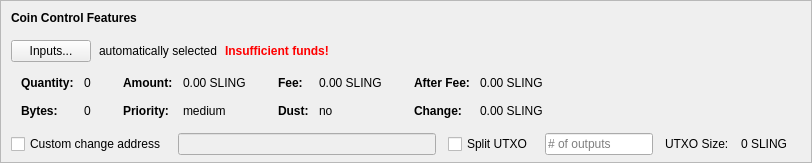
    <widget class="QFrame" name="frameCoinControl">
     <property name="sizePolicy">
      <sizepolicy hsizetype="Expanding" vsizetype="Expanding">
       <horstretch>0</horstretch>
       <verstretch>0</verstretch>
      </sizepolicy>
     </property>
     <property name="maximumSize">
      <size>
       <width>16777215</width>
       <height>16777215</height>
      </size>
     </property>
     <property name="frameShape">
      <enum>QFrame::StyledPanel</enum>
     </property>
     <property name="frameShadow">
      <enum>QFrame::Sunken</enum>
     </property>
     <layout class="QVBoxLayout" name="verticalLayoutCoinControl2">
      <property name="spacing">
       <number>0</number>
      </property>
      <property name="leftMargin">
       <number>0</number>
      </property>
      <property name="topMargin">
       <number>0</number>
      </property>
      <property name="rightMargin">
       <number>0</number>
      </property>
      <property name="bottomMargin">
       <number>6</number>
      </property>
      <item>
       <layout class="QVBoxLayout" name="verticalLayoutCoinControl" stretch="0,0,0,0,1">
        <property name="spacing">
         <number>0</number>
        </property>
        <property name="leftMargin">
         <number>10</number>
        </property>
        <property name="topMargin">
         <number>10</number>
        </property>
        <item>
         <layout class="QHBoxLayout" name="horizontalLayoutCoinControl1">
          <property name="bottomMargin">
           <number>15</number>
          </property>
          <item>
           <widget class="QLabel" name="labelCoinControlFeatures">
            <property name="sizePolicy">
             <sizepolicy hsizetype="Preferred" vsizetype="Maximum">
              <horstretch>0</horstretch>
              <verstretch>0</verstretch>
             </sizepolicy>
            </property>
            <property name="font">
             <font>
              <weight>75</weight>
              <bold>true</bold>
             </font>
            </property>
            <property name="styleSheet">
             <string notr="true">font-weight:bold;</string>
            </property>
            <property name="text">
             <string>Coin Control Features</string>
            </property>
           </widget>
          </item>
         </layout>
        </item>
        <item>
         <layout class="QHBoxLayout" name="horizontalLayoutCoinControl2" stretch="0,0,0,0">
          <property name="spacing">
           <number>8</number>
          </property>
          <property name="bottomMargin">
           <number>10</number>
          </property>
          <item>
           <widget class="QPushButton" name="pushButtonCoinControl">
            <property name="styleSheet">
             <string notr="true"/>
            </property>
            <property name="text">
             <string>Inputs...</string>
            </property>
            <property name="autoDefault">
             <bool>false</bool>
            </property>
           </widget>
          </item>
          <item>
           <widget class="QLabel" name="labelCoinControlAutomaticallySelected">
            <property name="text">
             <string>automatically selected</string>
            </property>
            <property name="margin">
             <number>5</number>
            </property>
           </widget>
          </item>
          <item>
           <widget class="QLabel" name="labelCoinControlInsuffFunds">
            <property name="font">
             <font>
              <weight>75</weight>
              <bold>true</bold>
             </font>
            </property>
            <property name="styleSheet">
             <string notr="true">color:red;font-weight:bold;</string>
            </property>
            <property name="text">
             <string>Insufficient funds!</string>
            </property>
            <property name="margin">
             <number>5</number>
            </property>
           </widget>
          </item>
          <item>
           <spacer name="horizontalSpacerCoinControl">
            <property name="orientation">
             <enum>Qt::Horizontal</enum>
            </property>
            <property name="sizeHint" stdset="0">
             <size>
              <width>40</width>
              <height>1</height>
             </size>
            </property>
           </spacer>
          </item>
         </layout>
        </item>
        <item>
         <widget class="QWidget" name="widgetCoinControl" native="true">
          <property name="sizePolicy">
           <sizepolicy hsizetype="Preferred" vsizetype="Preferred">
            <horstretch>0</horstretch>
            <verstretch>0</verstretch>
           </sizepolicy>
          </property>
          <property name="minimumSize">
           <size>
            <width>0</width>
            <height>0</height>
           </size>
          </property>
          <property name="styleSheet">
           <string notr="true"/>
          </property>
          <layout class="QHBoxLayout" name="horizontalLayoutCoinControl5">
           <property name="leftMargin">
            <number>0</number>
           </property>
           <property name="topMargin">
            <number>0</number>
           </property>
           <property name="rightMargin">
            <number>0</number>
           </property>
           <property name="bottomMargin">
            <number>0</number>
           </property>
           <item>
            <layout class="QHBoxLayout" name="horizontalLayoutCoinControl3" stretch="0,0,0,1">
             <property name="spacing">
              <number>20</number>
             </property>
             <property name="topMargin">
              <number>0</number>
             </property>
             <property name="bottomMargin">
              <number>10</number>
             </property>
             <item>
              <layout class="QFormLayout" name="formLayoutCoinControl1">
               <property name="horizontalSpacing">
                <number>10</number>
               </property>
               <property name="verticalSpacing">
                <number>14</number>
               </property>
               <property name="leftMargin">
                <number>10</number>
               </property>
               <property name="topMargin">
                <number>4</number>
               </property>
               <property name="rightMargin">
                <number>6</number>
               </property>
               <item row="0" column="0">
                <widget class="QLabel" name="labelCoinControlQuantityText">
                 <property name="font">
                  <font>
                   <weight>75</weight>
                   <bold>true</bold>
                  </font>
                 </property>
                 <property name="text">
                  <string>Quantity:</string>
                 </property>
                 <property name="margin">
                  <number>0</number>
                 </property>
                </widget>
               </item>
               <item row="0" column="1">
                <widget class="QLabel" name="labelCoinControlQuantity">
                 <property name="cursor">
                  <cursorShape>IBeamCursor</cursorShape>
                 </property>
                 <property name="contextMenuPolicy">
                  <enum>Qt::ActionsContextMenu</enum>
                 </property>
                 <property name="text">
                  <string notr="true">0</string>
                 </property>
                 <property name="margin">
                  <number>0</number>
                 </property>
                 <property name="textInteractionFlags">
                  <set>Qt::LinksAccessibleByMouse|Qt::TextSelectableByKeyboard|Qt::TextSelectableByMouse</set>
                 </property>
                </widget>
               </item>
               <item row="1" column="0">
                <widget class="QLabel" name="labelCoinControlBytesText">
                 <property name="font">
                  <font>
                   <weight>75</weight>
                   <bold>true</bold>
                  </font>
                 </property>
                 <property name="text">
                  <string>Bytes:</string>
                 </property>
                </widget>
               </item>
               <item row="1" column="1">
                <widget class="QLabel" name="labelCoinControlBytes">
                 <property name="cursor">
                  <cursorShape>IBeamCursor</cursorShape>
                 </property>
                 <property name="contextMenuPolicy">
                  <enum>Qt::ActionsContextMenu</enum>
                 </property>
                 <property name="text">
                  <string notr="true">0</string>
                 </property>
                 <property name="textInteractionFlags">
                  <set>Qt::LinksAccessibleByMouse|Qt::TextSelectableByKeyboard|Qt::TextSelectableByMouse</set>
                 </property>
                </widget>
               </item>
              </layout>
             </item>
             <item>
              <layout class="QFormLayout" name="formLayoutCoinControl2">
               <property name="horizontalSpacing">
                <number>10</number>
               </property>
               <property name="verticalSpacing">
                <number>14</number>
               </property>
               <property name="leftMargin">
                <number>6</number>
               </property>
               <property name="topMargin">
                <number>4</number>
               </property>
               <property name="rightMargin">
                <number>6</number>
               </property>
               <item row="0" column="0">
                <widget class="QLabel" name="labelCoinControlAmountText">
                 <property name="font">
                  <font>
                   <weight>75</weight>
                   <bold>true</bold>
                  </font>
                 </property>
                 <property name="text">
                  <string>Amount:</string>
                 </property>
                 <property name="margin">
                  <number>0</number>
                 </property>
                </widget>
               </item>
               <item row="0" column="1">
                <widget class="QLabel" name="labelCoinControlAmount">
                 <property name="cursor">
                  <cursorShape>IBeamCursor</cursorShape>
                 </property>
                 <property name="contextMenuPolicy">
                  <enum>Qt::ActionsContextMenu</enum>
                 </property>
                 <property name="text">
                  <string notr="true">0.00 SLING</string>
                 </property>
                 <property name="textInteractionFlags">
                  <set>Qt::LinksAccessibleByMouse|Qt::TextSelectableByKeyboard|Qt::TextSelectableByMouse</set>
                 </property>
                </widget>
               </item>
               <item row="1" column="0">
                <widget class="QLabel" name="labelCoinControlPriorityText">
                 <property name="font">
                  <font>
                   <weight>75</weight>
                   <bold>true</bold>
                  </font>
                 </property>
                 <property name="text">
                  <string>Priority:</string>
                 </property>
                </widget>
               </item>
               <item row="1" column="1">
                <widget class="QLabel" name="labelCoinControlPriority">
                 <property name="cursor">
                  <cursorShape>IBeamCursor</cursorShape>
                 </property>
                 <property name="contextMenuPolicy">
                  <enum>Qt::ActionsContextMenu</enum>
                 </property>
                 <property name="text">
                  <string>medium</string>
                 </property>
                 <property name="textInteractionFlags">
                  <set>Qt::LinksAccessibleByMouse|Qt::TextSelectableByKeyboard|Qt::TextSelectableByMouse</set>
                 </property>
                </widget>
               </item>
              </layout>
             </item>
             <item>
              <layout class="QFormLayout" name="formLayoutCoinControl3">
               <property name="horizontalSpacing">
                <number>10</number>
               </property>
               <property name="verticalSpacing">
                <number>14</number>
               </property>
               <property name="leftMargin">
                <number>6</number>
               </property>
               <property name="topMargin">
                <number>4</number>
               </property>
               <property name="rightMargin">
                <number>6</number>
               </property>
               <item row="0" column="0">
                <widget class="QLabel" name="labelCoinControlFeeText">
                 <property name="font">
                  <font>
                   <weight>75</weight>
                   <bold>true</bold>
                  </font>
                 </property>
                 <property name="text">
                  <string>Fee:</string>
                 </property>
                 <property name="margin">
                  <number>0</number>
                 </property>
                </widget>
               </item>
               <item row="0" column="1">
                <widget class="QLabel" name="labelCoinControlFee">
                 <property name="cursor">
                  <cursorShape>IBeamCursor</cursorShape>
                 </property>
                 <property name="contextMenuPolicy">
                  <enum>Qt::ActionsContextMenu</enum>
                 </property>
                 <property name="text">
                  <string notr="true">0.00 SLING</string>
                 </property>
                 <property name="textInteractionFlags">
                  <set>Qt::LinksAccessibleByMouse|Qt::TextSelectableByKeyboard|Qt::TextSelectableByMouse</set>
                 </property>
                </widget>
               </item>
               <item row="1" column="0">
                <widget class="QLabel" name="labelCoinControlLowOutputText">
                 <property name="font">
                  <font>
                   <weight>75</weight>
                   <bold>true</bold>
                  </font>
                 </property>
                 <property name="text">
                  <string>Dust:</string>
                 </property>
                </widget>
               </item>
               <item row="1" column="1">
                <widget class="QLabel" name="labelCoinControlLowOutput">
                 <property name="cursor">
                  <cursorShape>IBeamCursor</cursorShape>
                 </property>
                 <property name="contextMenuPolicy">
                  <enum>Qt::ActionsContextMenu</enum>
                 </property>
                 <property name="text">
                  <string>no</string>
                 </property>
                 <property name="textInteractionFlags">
                  <set>Qt::LinksAccessibleByMouse|Qt::TextSelectableByKeyboard|Qt::TextSelectableByMouse</set>
                 </property>
                </widget>
               </item>
              </layout>
             </item>
             <item>
              <layout class="QFormLayout" name="formLayoutCoinControl4">
               <property name="horizontalSpacing">
                <number>10</number>
               </property>
               <property name="verticalSpacing">
                <number>14</number>
               </property>
               <property name="leftMargin">
                <number>6</number>
               </property>
               <property name="topMargin">
                <number>4</number>
               </property>
               <property name="rightMargin">
                <number>6</number>
               </property>
               <item row="0" column="0">
                <widget class="QLabel" name="labelCoinControlAfterFeeText">
                 <property name="font">
                  <font>
                   <weight>75</weight>
                   <bold>true</bold>
                  </font>
                 </property>
                 <property name="text">
                  <string>After Fee:</string>
                 </property>
                 <property name="margin">
                  <number>0</number>
                 </property>
                </widget>
               </item>
               <item row="0" column="1">
                <widget class="QLabel" name="labelCoinControlAfterFee">
                 <property name="cursor">
                  <cursorShape>IBeamCursor</cursorShape>
                 </property>
                 <property name="contextMenuPolicy">
                  <enum>Qt::ActionsContextMenu</enum>
                 </property>
                 <property name="text">
                  <string notr="true">0.00 SLING</string>
                 </property>
                 <property name="textInteractionFlags">
                  <set>Qt::LinksAccessibleByMouse|Qt::TextSelectableByKeyboard|Qt::TextSelectableByMouse</set>
                 </property>
                </widget>
               </item>
               <item row="1" column="0">
                <widget class="QLabel" name="labelCoinControlChangeText">
                 <property name="font">
                  <font>
                   <weight>75</weight>
                   <bold>true</bold>
                  </font>
                 </property>
                 <property name="text">
                  <string>Change:</string>
                 </property>
                </widget>
               </item>
               <item row="1" column="1">
                <widget class="QLabel" name="labelCoinControlChange">
                 <property name="cursor">
                  <cursorShape>IBeamCursor</cursorShape>
                 </property>
                 <property name="contextMenuPolicy">
                  <enum>Qt::ActionsContextMenu</enum>
                 </property>
                 <property name="text">
                  <string notr="true">0.00 SLING</string>
                 </property>
                 <property name="textInteractionFlags">
                  <set>Qt::LinksAccessibleByMouse|Qt::TextSelectableByKeyboard|Qt::TextSelectableByMouse</set>
                 </property>
                </widget>
               </item>
              </layout>
             </item>
            </layout>
           </item>
          </layout>
         </widget>
        </item>
        <item>
         <layout class="QHBoxLayout" name="horizontalLayoutCoinControl4" stretch="0,0,0,0,0,0,0">
          <property name="spacing">
           <number>12</number>
          </property>
          <property name="sizeConstraint">
           <enum>QLayout::SetDefaultConstraint</enum>
          </property>
          <property name="topMargin">
           <number>5</number>
          </property>
          <property name="rightMargin">
           <number>5</number>
          </property>
          <item>
           <widget class="QCheckBox" name="checkBoxCoinControlChange">
            <property name="toolTip">
             <string>If this is activated, but the change address is empty or invalid, change will be sent to a newly generated address.</string>
            </property>
            <property name="text">
             <string>Custom change address</string>
            </property>
           </widget>
          </item>
          <item>
           <widget class="QValidatedLineEdit" name="lineEditCoinControlChange">
            <property name="enabled">
             <bool>false</bool>
            </property>
            <property name="sizePolicy">
             <sizepolicy hsizetype="Expanding" vsizetype="Fixed">
              <horstretch>0</horstretch>
              <verstretch>0</verstretch>
             </sizepolicy>
            </property>
           </widget>
          </item>
          <item>
           <widget class="QCheckBox" name="splitBlockCheckBox">
            <property name="text">
             <string>Split UTXO</string>
            </property>
           </widget>
          </item>
          <item>
           <widget class="QLineEdit" name="splitBlockLineEdit">
            <property name="sizePolicy">
             <sizepolicy hsizetype="Fixed" vsizetype="Fixed">
              <horstretch>50</horstretch>
              <verstretch>0</verstretch>
             </sizepolicy>
            </property>
            <property name="placeholderText">
             <string># of outputs</string>
            </property>
           </widget>
          </item>
          <item>
           <widget class="QLabel" name="labelBlockSizeText">
            <property name="text">
             <string>UTXO Size:</string>
            </property>
           </widget>
          </item>
          <item>
           <widget class="QLabel" name="labelBlockSize">
            <property name="text">
             <string>0 SLING</string>
            </property>
           </widget>
          </item>
          <item>
           <widget class="QLabel" name="labelCoinControlChangeLabel">
            <property name="sizePolicy">
             <sizepolicy hsizetype="Preferred" vsizetype="Expanding">
              <horstretch>0</horstretch>
              <verstretch>0</verstretch>
             </sizepolicy>
            </property>
            <property name="minimumSize">
             <size>
              <width>0</width>
              <height>0</height>
             </size>
            </property>
            <property name="text">
             <string/>
            </property>
            <property name="margin">
             <number>3</number>
            </property>
           </widget>
          </item>
         </layout>
        </item>
        <item>
         <spacer name="verticalSpacerCoinControl">
          <property name="orientation">
           <enum>Qt::Vertical</enum>
          </property>
          <property name="sizeHint" stdset="0">
           <size>
            <width>800</width>
            <height>1</height>
           </size>
          </property>
         </spacer>
        </item>
       </layout>
      </item>
     </layout>
    </widget>
